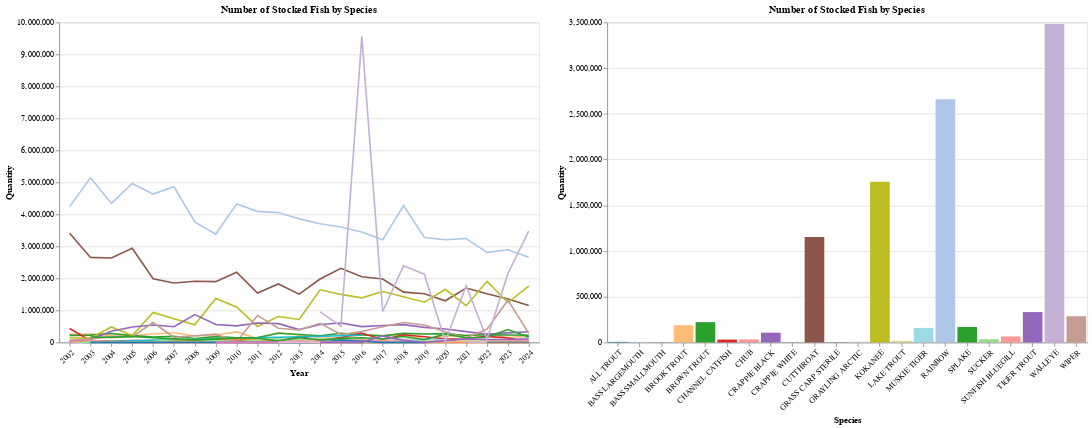

Notebook code for this chart:
### Markdown cell above
## **How Historical Stocking Trends Influence Utah Fishing**

### Code cell
#Grouping appropriate data
count_by_species = fish_stock_data.groupby(['Year', 'Species'])['Quantity'].sum().reset_index()
count_by_species["Year_only"] = count_by_species["Year"]

#Interactive Year Slider
year_slider = alt.binding_range(name="Select a year : ", min=count_by_species["Year_only"].min(), max=count_by_species["Year_only"].max(), step=1)
selected_year =  alt.selection_point(fields=["Year_only"], bind=year_slider, value=2024)

#Interactive Species Point and Brush Selection 
point_selection = alt.selection_point(fields=['Species'])
brush_selection = alt.selection_interval(encodings=['x'])

#Adding base plot
base_plot = alt.Chart(count_by_species)

#Color
color = alt.condition(
    brush_selection & point_selection,
    alt.Color('Species:N', scale=alt.Scale(scheme='category20'), legend=None),
    alt.value('lightgray')
)

#Tooltip
tooltip = alt.Tooltip(
    ["Species:N", "Year:O", "Quantity:Q"]
)

#Bar Chart Vis
bar_chart = base_plot.mark_bar().encode(
    x=alt.X('Species', axis=alt.Axis(labelAngle=-45), sort=None),
    y='Quantity', 
    color=color,
    tooltip=tooltip
).properties(
    width=600,
    height=400,
    title='Number of Stocked Fish by Species'
).transform_filter(
    selected_year
).add_params(
    selected_year, 
    point_selection,
    brush_selection,
)

#Line Chart Vis
line_chart = base_plot.mark_line().encode(
    x=alt.X('Year:O', axis=alt.Axis(labelAngle=-45)),
    y='Quantity', 
    color=color, 
    tooltip=tooltip
).properties(
    width=600,
    height=400,
    title='Number of Stocked Fish by Species'
).transform_filter(
    point_selection
).add_params(
    brush_selection,
    point_selection
)

#Stacking both charts together 
temporal_chart = alt.hconcat(line_chart, bar_chart).resolve_scale()
temporal_chart

### Figure 1 — Vega-Lite specification as saved in the notebook (floating-point values rounded to 4 significant figures; data arrays with more than 128 entries replaced by an {"elided": "..."} marker saying what was removed)
{"config": {"view": {"continuousWidth": 300, "continuousHeight": 300}}, "hconcat": [{"mark": {"type": "line"}, "encoding": {"color": {"condition": {"test": {"and": [{"param": "param_13"}, {"param": "param_12"}]}, "field": "Species", "legend": null, "scale": {"scheme": "category20"}, "type": "nominal"}, "value": "lightgray"}, "tooltip": [{"field": "Species", "type": "nominal"}, {"field": "Year", "type": "ordinal"}, {"field": "Quantity", "type": "quantitative"}], "x": {"axis": {"labelAngle": -45}, "field": "Year", "type": "ordinal"}, "y": {"field": "Quantity", "type": "quantitative"}}, "height": 400, "name": "view_5", "title": "Number of Stocked Fish by Species", "transform": [{"filter": {"param": "param_12"}}], "width": 600}, {"mark": {"type": "bar"}, "encoding": {"color": {"condition": {"test": {"and": [{"param": "param_13"}, {"param": "param_12"}]}, "field": "Species", "legend": null, "scale": {"scheme": "category20"}, "type": "nominal"}, "value": "lightgray"}, "tooltip": [{"field": "Species", "type": "nominal"}, {"field": "Year", "type": "ordinal"}, {"field": "Quantity", "type": "quantitative"}], "x": {"axis": {"labelAngle": -45}, "field": "Species", "sort": null, "type": "nominal"}, "y": {"field": "Quantity", "type": "quantitative"}}, "height": 400, "name": "view_6", "title": "Number of Stocked Fish by Species", "transform": [{"filter": {"param": "param_11"}}], "width": 600}], "data": {"name": "data-ea4b9085481ff0023b8be5f38b550c60"}, "params": [{"name": "param_13", "select": {"type": "interval", "encodings": ["x"]}, "views": ["view_5", "view_6"]}, {"name": "param_12", "select": {"type": "point", "fields": ["Species"]}, "views": ["view_5", "view_6"]}, {"name": "param_11", "select": {"type": "point", "fields": ["Year_only"]}, "bind": {"input": "range", "max": 2024.0, "min": 2002.0, "name": "Select a year : ", "step": 1}, "value": 2024, "views": ["view_6"]}], "resolve": {"scale": {}}, "$schema": "https://vega.github.io/schema/vega-lite/v5.20.1.json", "datasets": {"data-ea4b9085481ff0023b8be5f38b550c60": {"elided": "443 records"}}}
